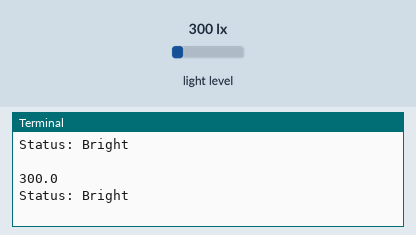
Simulated run of this program. Board: Raspberry Pi (BCM pin numbers). On the bench: the last lines printed to the terminal. The inputs (shaded band) are chosen by the test bench; at power-on: light level 300 lx.

Above: at 1.2 s.
1.3 s: light level set to 40 lx
At 2.6 s:
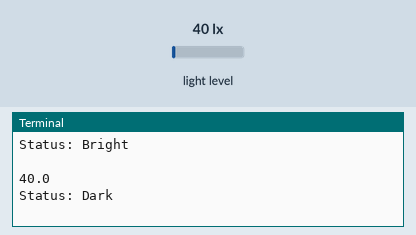
4.5 s: light level set to 0 lx
At 5.8 s:
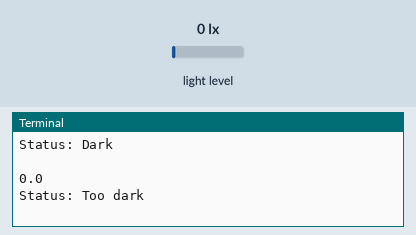
7.5 s: light level set to 70 lx
At 8.8 s:
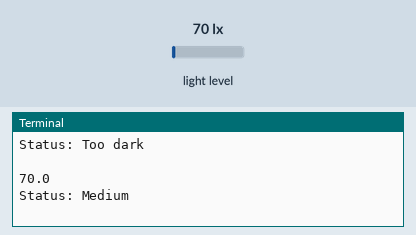
Timing chart, 0 to 10.5 s (numbered marks = the images above; inputs shaded):
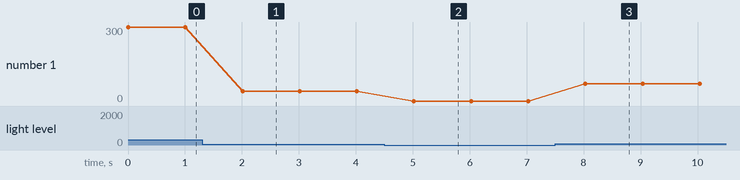

The program:

file.py
```python
# Documentation
# Name : Yohjit Chopra
# Roll No. 2110994798

import smbus		#important libraries.
import time

address = 0x23
start = 0x01		#addresses used by the I2C protocol
stop = 0x00
reset = 0x07

bus = smbus.SMBus(1)	# initializing the instance for the SMbus.

def lightRead():
	updatedAddress = bus.read_i2c_block_data(address, address)
	value = lightConversion(updatedAddress)		#function to get values of light intensity in float
	return value

def lightConversion(newAddress):
	conversion = ((newAddress[1] + (256 * newAddress[0]))/1.2)
	return conversion				# this fucntion will be used to convert the intensity values in understandable numbers


while True:
    light_intensity = lightRead()			#read the intensity of light.
    print(light_intensity)				# print intensity of light on shell

    if(light_intensity >= 2000):
        print("Status: Too bright")
        print()
    elif(light_intensity >= 200 and light_intensity < 2000):
        print("Status: Bright")				# condition to print the intensity of light as Too Bright, Bright, Medium, Dark, Too Dark
        print()
    elif(light_intensity >= 50 and light_intensity < 200):
        print("Status: Medium")
        print()
    elif(light_intensity > 20 and light_intensity < 50):
        print("Status: Dark")
        print()
    elif(light_intensity <= 20):
        print("Status: Too dark")
        print()
    time.sleep(1)
```

Measured:
- after the input at 1.3 s, the terminal: prints a new line after 0.71 s (image 1)
- after the input at 4.5 s, the terminal: prints a new line after 0.52 s (image 2)
- after the input at 7.5 s, the terminal: prints a new line after 0.53 s (image 3)
- plotted number 1: 300 → 40 after the input at 1.3 s, 40 → 0 after the input at 4.5 s, 0 → 70 after the input at 7.5 s
